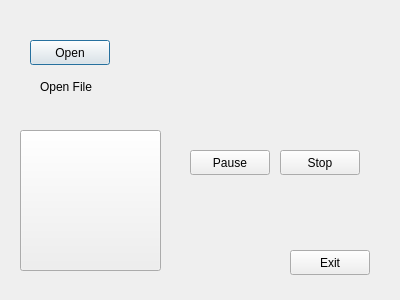
<?xml version="1.0" encoding="UTF-8"?>
<ui version="4.0">
 <class>MusicDialog</class>
 <widget class="QDialog" name="MusicDialog">
  <property name="geometry">
   <rect>
    <x>0</x>
    <y>0</y>
    <width>400</width>
    <height>300</height>
   </rect>
  </property>
  <property name="windowTitle">
   <string>Dialog</string>
  </property>
  <widget class="QPushButton" name="openButton">
   <property name="geometry">
    <rect>
     <x>30</x>
     <y>40</y>
     <width>80</width>
     <height>25</height>
    </rect>
   </property>
   <property name="text">
    <string>Open</string>
   </property>
  </widget>
  <widget class="QPushButton" name="playButton">
   <property name="geometry">
    <rect>
     <x>20</x>
     <y>130</y>
     <width>141</width>
     <height>141</height>
    </rect>
   </property>
   <property name="styleSheet">
    <string notr="true">#playButton
{
	background-image: url(:/images/images/button_blue_play.png);
}
#playButton:pressed
{
	background-image: url(:/images/images/button_grey_play.png);
}
#playButton:disabled
{
	background-image: url(:/images/images/button_grey_play.png);
}</string>
   </property>
   <property name="text">
    <string/>
   </property>
  </widget>
  <widget class="QPushButton" name="pauseButton">
   <property name="geometry">
    <rect>
     <x>190</x>
     <y>150</y>
     <width>80</width>
     <height>25</height>
    </rect>
   </property>
   <property name="text">
    <string>Pause</string>
   </property>
  </widget>
  <widget class="QPushButton" name="stopButton">
   <property name="geometry">
    <rect>
     <x>280</x>
     <y>150</y>
     <width>80</width>
     <height>25</height>
    </rect>
   </property>
   <property name="text">
    <string>Stop</string>
   </property>
  </widget>
  <widget class="QLabel" name="openFileLabel">
   <property name="geometry">
    <rect>
     <x>40</x>
     <y>80</y>
     <width>58</width>
     <height>14</height>
    </rect>
   </property>
   <property name="text">
    <string>Open File</string>
   </property>
  </widget>
  <widget class="QPushButton" name="exitButton">
   <property name="geometry">
    <rect>
     <x>290</x>
     <y>250</y>
     <width>80</width>
     <height>25</height>
    </rect>
   </property>
   <property name="text">
    <string>Exit</string>
   </property>
  </widget>
 </widget>
 <resources/>
 <connections/>
</ui>
